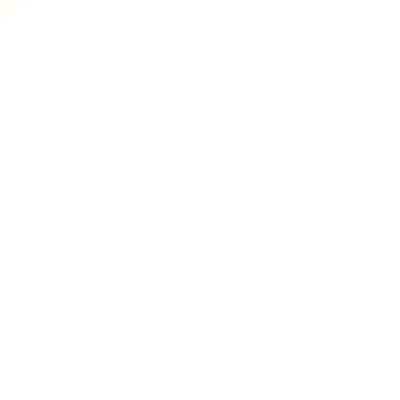
Frame 1 (no input)
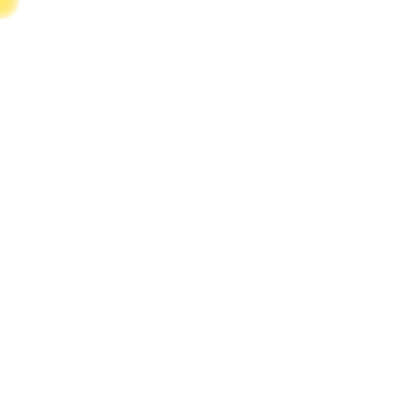
Frame 60 (no input)
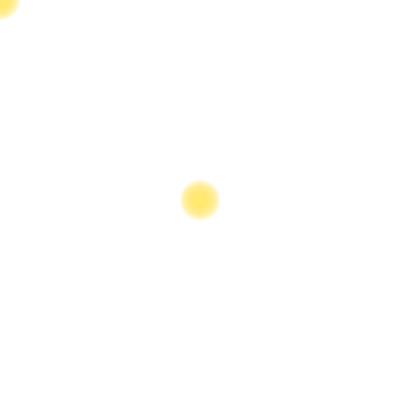
Frame 120 (the mouse pressed at the canvas centre since frame 60)

The p5.js sketch that drew these frames (run headless with seeded random() and noise() and a simulated clock; from frame 60 on, the mouse is pressed at the canvas centre):

// p5.js sketch
// ── sketch.js
function setup() {
  createCanvas(400, 400);
}

let size = 40
let prevX = 0 
let prevY = 0
let counter  = 0

function draw() {
  noStroke()
  
  
  if(mouseX === prevX && mouseY == prevY){
    size -= 0.5
    fill(250,218,94,10)
    ellipse(mouseX, mouseY, size + random(3),size + random(3))
    counter += 1
    
  } else {
    size = 40
    counter = 0
    fill(250,218,100,10)
    ellipse(mouseX, mouseY, size + random(3),size + random(3))
  }
  

  prevX = mouseX
  prevY = mouseY
  // background(255)
}
